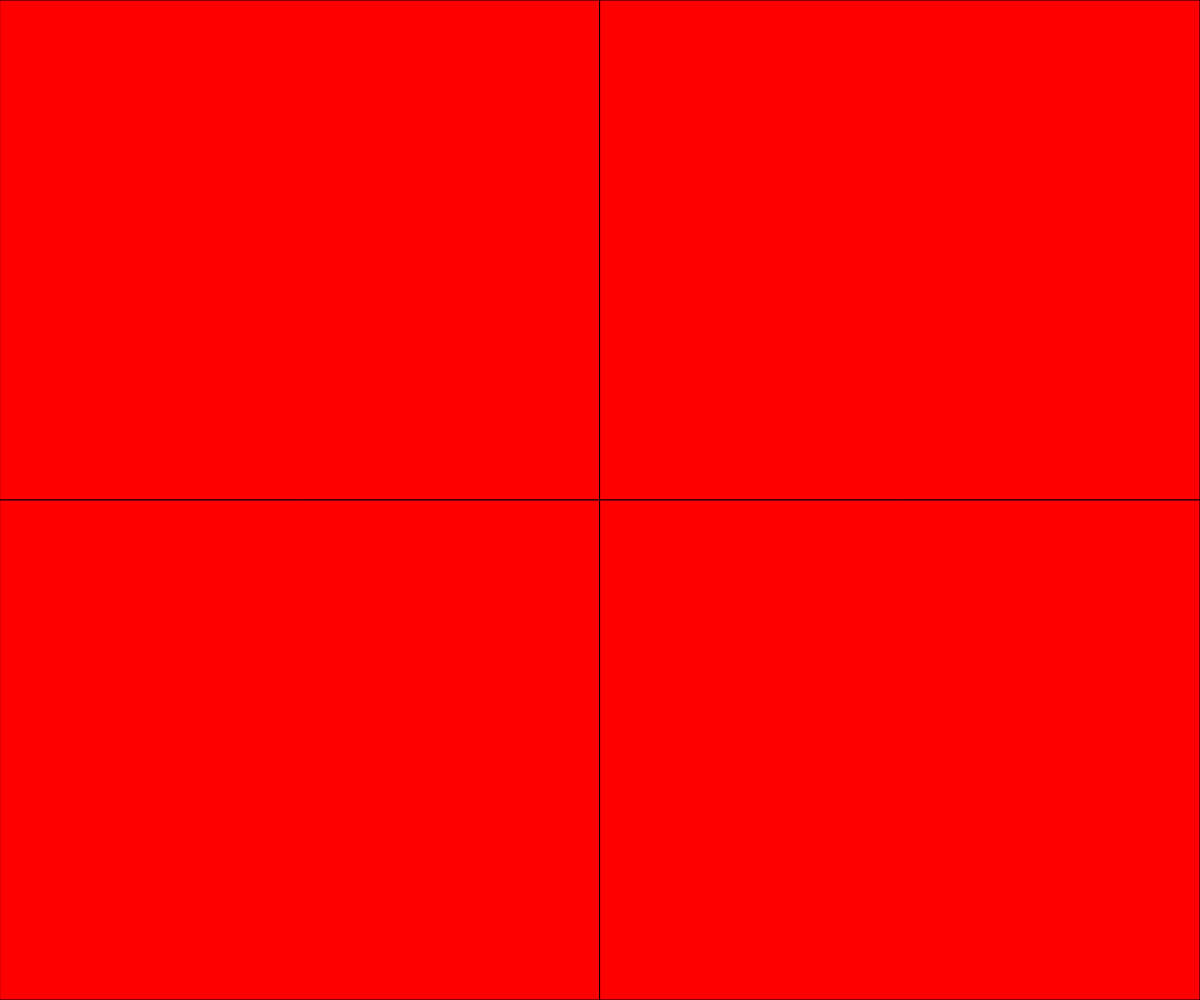
Frame 1 (no input)
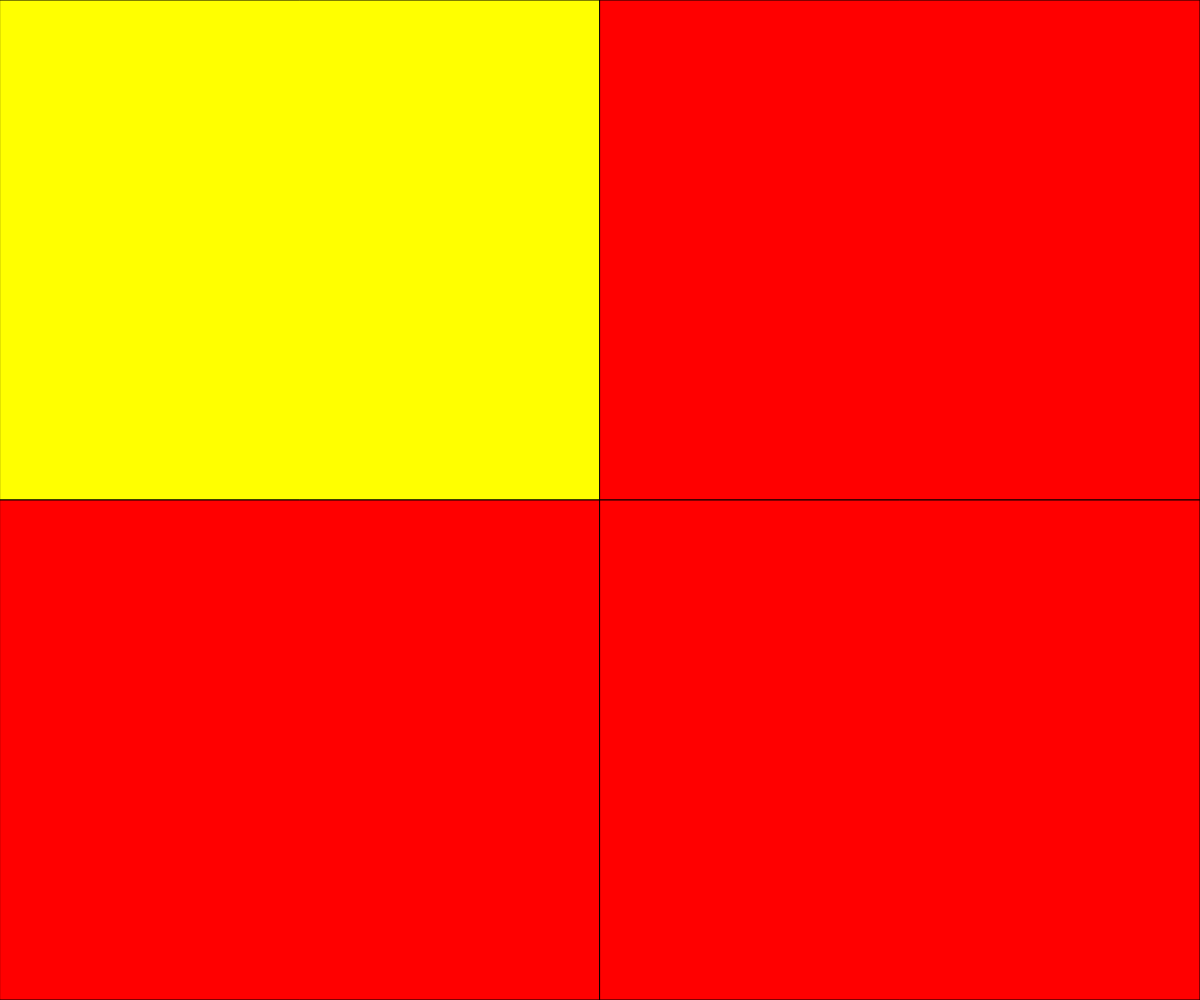
Frame 60 (no input)
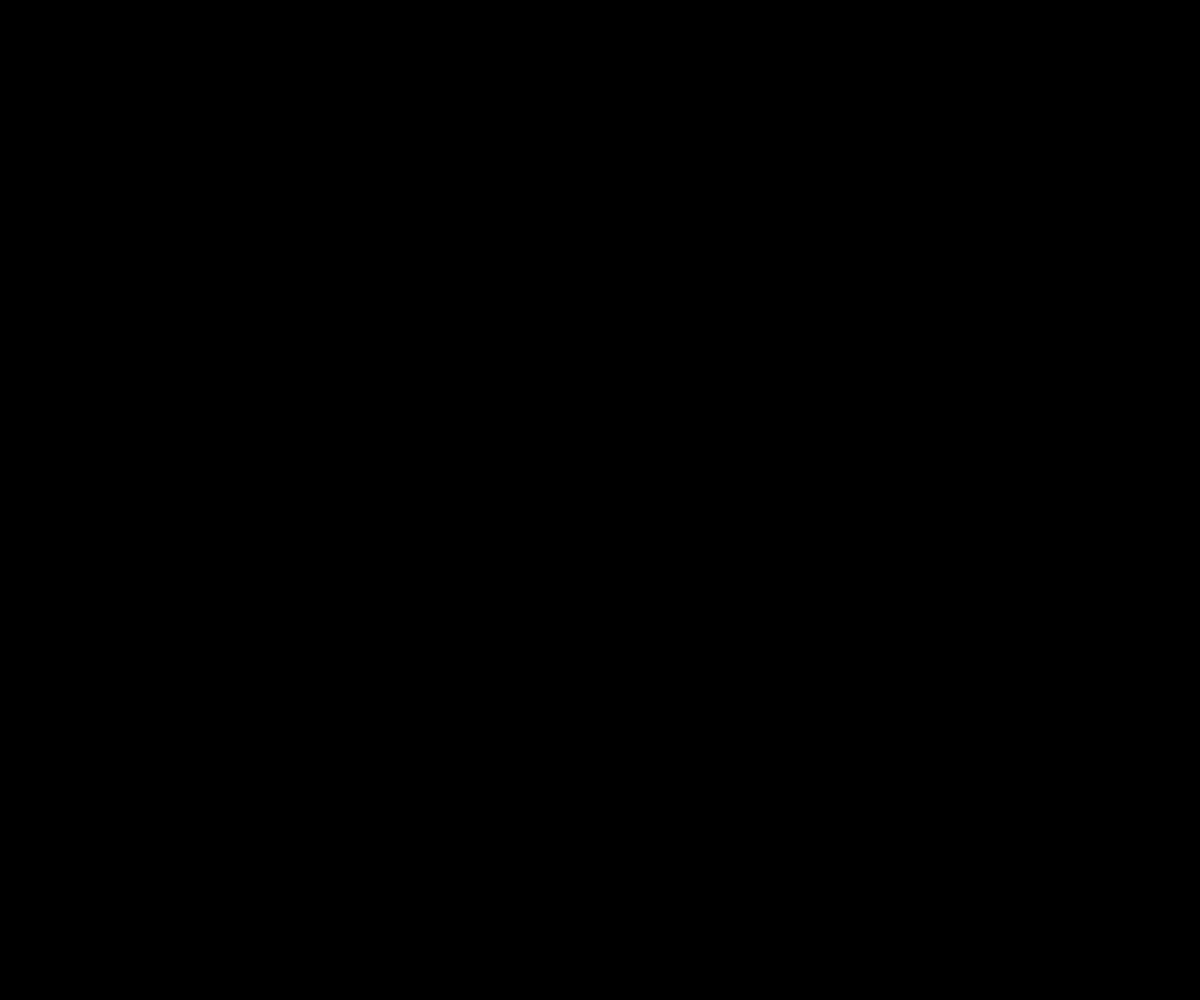
Frame 120 (the mouse pressed at the canvas centre since frame 60)

The p5.js sketch that drew these frames (run headless with seeded random() and noise() and a simulated clock; from frame 60 on, the mouse is pressed at the canvas centre):

// p5.js sketch
// ── sketch.js
// Rollovers
// Jack Friesen
// Tuesday, February 26th
//
//top left is quad one
//top right is 2
//bottom left is 3
// bottom right is 4

//NOTES
//
//extra for experts:
//-for changing color, use three vars like rectShade 
// and add/subtract to them everytime or use fixed values





//TO DO
//
//bug fix for top left
//
//mousePressed function created and given appropriate tasks
//
//while quadrant = 1 have black squares then initialize fade
//use while loop to fade back to red




let blackWhite = false;

let go = true;  //halts draw loop for click functions

let quadrant = 1; //top left=1 top right=2 bottom left=3 bottom right=4

let r1 = 255; //rgb values for quad 1
let g1 = 0;
let b1 = 0;

let r2 = 255; //rgb values for quad 2
let g2 = 0;
let b2 = 0;

let r3 = 255; //rgb values for quad 3
let g3 = 0;
let b3 = 0;

let r4 = 255; //rgb values for quad 4
let g4 = 0;
let b4 = 0;



//create canvas
function setup() {
  createCanvas(windowWidth, windowHeight);

}

//run the whole proram with the exception of mouse click
function draw() {
  drawSquares();
  rollOvers();
  fade();
  //print(go, blackWhite, quadrant);
}

//run mouse click functions
function mousePressed() {
  //when top left clicked turn all squares black
  if (quadrant === 1) {


    r1 = 0; //rgb values for quad 1
    g1 = 0;
    b1 = 0;

    r2 = 0; //rgb values for quad 2
    g2 = 0;
    b2 = 0;

    r3 = 0; //rgb values for quad 3
    g3 = 0;
    b3 = 0;

    r4 = 0; //rgb values for quad 4
    g4 = 0;
    b4 = 0;

    drawSquares();
    go = false; //halt draw loop  
  }

  //when bottom right clicked, supposed to alternate 
  //between black and white
  if (quadrant === 4) {
    go = true;
    if (blackWhite) {
      r4 = 255;
      g4 = 255;
      b4 = 255;
    }
    if (blackWhite === false) {
      r4 = 0;
      g4 = 0;
      b4 = 0;
    }

    blackWhite = !blackWhite;
    drawSquares();
    go = false; //halt draw loop
  }


}

//fade squares from yellow back to red after mouse rollover
function fade() {
  if (go) {
    //fade quad 1
    if (quadrant === 1) {
      g1 = 255;
    }
    else {
      if (g1 > 0) {
        g1 -= 7;
      }
      r1 = 255;
    }

    //fade quad 2
    if (quadrant === 2) {
      g2 = 255;
    }
    else {
      if (g2 > 0) {
        g2 -= 7;
      }
      r2 = 255;
    }

    //fade quad 3
    if (quadrant === 3) {
      g3 = 255;
    }
    else {
      if (g3 > 0) {
        g3 -= 7;
      }
      r3 = 255;
    }

    //fade quad 4
    if (quadrant === 4) {
      g4 = 255;
    }
    else {
      if (g4 > 0) {
        g4 -= 7;
      }
      r4 = 255;
      b4 = 0;
    }
  }
}

//check for rollovers and change quadrant state
function rollOvers() {
  if (mouseX < width / 2) {
    if (mouseY < height / 2) {
      quadrant = 1; // top left
    }
    else {
      quadrant = 3; //bottom left
      r3 = 255;
      go = true;
    }
  }

  if (mouseX > width / 2) {
    if (mouseY < height / 2) {
      quadrant = 2; //top right
      r2 = 255;
      go = true;
    }
    else {
      quadrant = 4; //bottom right
      r4 = 255;
      //go = true;
    }
  }
}

//draw squares and do starting colors
function drawSquares() {
  if (go) {
    //quad 1
    fill(r1, g1, b1);
    rect(0, 0, width / 2, height / 2); //quad 1

    //quad 2
    fill(r2, g2, b2);
    rect(width / 2, 0, width / 2, height / 2); //quad 2

    //quad 3
    fill(r3, g3, b3);
    rect(0, height / 2, width / 2, height / 2); //quad 3

    //quad 4
    fill(r4, g4, b4);
    rect(width / 2, height / 2, width / 2, height / 2); //quad 4
  }
}
